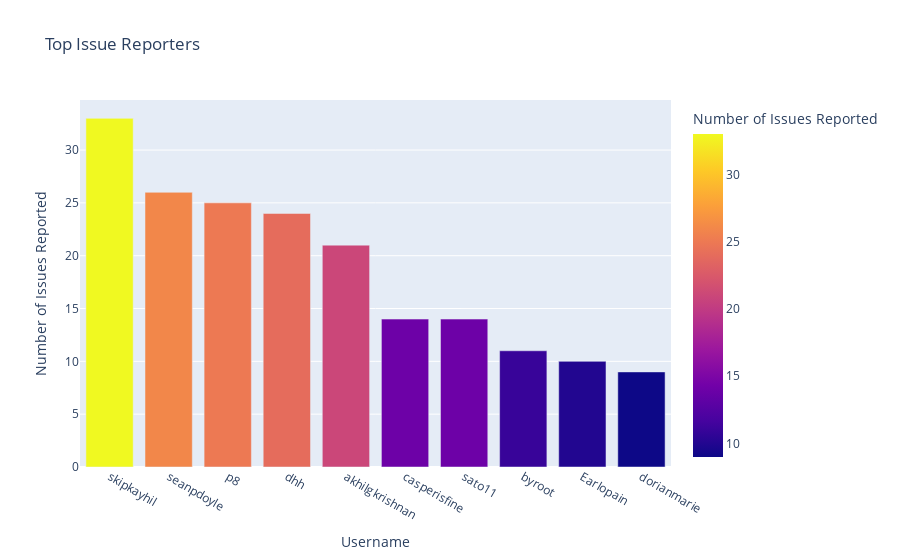

Notebook cell for this chart:
### Code cell
top_reporters_data = top_reporters.reset_index()
top_reporters_data.columns = ['Reporter', 'Frequency']

fig = px.bar(top_reporters_data, x='Reporter', y='Frequency',
             title='Top Issue Reporters',
             labels={'Reporter': 'Username', 'Frequency': 'Number of Issues Reported'},
             color='Frequency')

fig.show()

### Figure 1 — Plotly figure (JSON) as saved in the notebook; plotly's stock layout.template omitted (floating-point values rounded to 4 significant figures)
{"data": [{"alignmentgroup": "True", "hovertemplate": "Username=%{x}<br>Number of Issues Reported=%{marker.color}<extra></extra>", "legendgroup": "", "marker": {"color": [33, 26, 25, 24, 21, 14, 14, 11, 10, 9], "coloraxis": "coloraxis", "pattern": {"shape": ""}}, "name": "", "offsetgroup": "", "orientation": "v", "showlegend": false, "textposition": "auto", "type": "bar", "x": ["skipkayhil", "seanpdoyle", "p8", "dhh", "akhilgkrishnan", "casperisfine", "sato11", "byroot", "Earlopain", "dorianmarie"], "xaxis": "x", "y": [33, 26, 25, 24, 21, 14, 14, 11, 10, 9], "yaxis": "y"}], "layout": {"barmode": "relative", "coloraxis": {"colorbar": {"title": {"text": "Number of Issues Reported"}}, "colorscale": [[0, "#0d0887"], [0.1111, "#46039f"], [0.2222, "#7201a8"], [0.3333, "#9c179e"], [0.4444, "#bd3786"], [0.5556, "#d8576b"], [0.6667, "#ed7953"], [0.7778, "#fb9f3a"], [0.8889, "#fdca26"], [1, "#f0f921"]]}, "legend": {"tracegroupgap": 0}, "title": {"text": "Top Issue Reporters"}, "xaxis": {"anchor": "y", "domain": [0, 1], "title": {"text": "Username"}}, "yaxis": {"anchor": "x", "domain": [0, 1], "title": {"text": "Number of Issues Reported"}}}}
